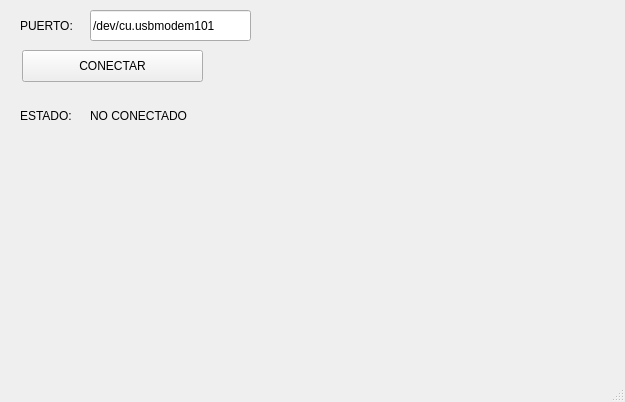
<?xml version="1.0" encoding="UTF-8"?>
<ui version="4.0">
 <class>MainWindow</class>
 <widget class="QMainWindow" name="MainWindow">
  <property name="geometry">
   <rect>
    <x>0</x>
    <y>0</y>
    <width>625</width>
    <height>402</height>
   </rect>
  </property>
  <property name="windowTitle">
   <string>MainWindow</string>
  </property>
  <widget class="QWidget" name="centralwidget">
   <widget class="QPushButton" name="btn_accion">
    <property name="geometry">
     <rect>
      <x>22</x>
      <y>50</y>
      <width>181</width>
      <height>32</height>
     </rect>
    </property>
    <property name="text">
     <string>CONECTAR</string>
    </property>
   </widget>
   <widget class="QLineEdit" name="txt_puerto">
    <property name="geometry">
     <rect>
      <x>90</x>
      <y>10</y>
      <width>161</width>
      <height>31</height>
     </rect>
    </property>
    <property name="text">
     <string>/dev/cu.usbmodem101</string>
    </property>
   </widget>
   <widget class="QLabel" name="label">
    <property name="geometry">
     <rect>
      <x>20</x>
      <y>10</y>
      <width>61</width>
      <height>31</height>
     </rect>
    </property>
    <property name="text">
     <string>PUERTO:</string>
    </property>
   </widget>
   <widget class="QLabel" name="label_2">
    <property name="geometry">
     <rect>
      <x>20</x>
      <y>100</y>
      <width>61</width>
      <height>31</height>
     </rect>
    </property>
    <property name="text">
     <string>ESTADO:</string>
    </property>
   </widget>
   <widget class="QLabel" name="txt_estado">
    <property name="geometry">
     <rect>
      <x>90</x>
      <y>100</y>
      <width>151</width>
      <height>31</height>
     </rect>
    </property>
    <property name="text">
     <string>NO CONECTADO</string>
    </property>
   </widget>
  </widget>
  <widget class="QMenuBar" name="menubar">
   <property name="geometry">
    <rect>
     <x>0</x>
     <y>0</y>
     <width>625</width>
     <height>24</height>
    </rect>
   </property>
  </widget>
  <widget class="QStatusBar" name="statusbar"/>
 </widget>
 <resources/>
 <connections/>
</ui>
